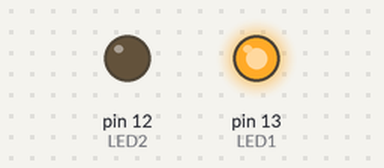
Bench run of a sketch on a simulated Arduino Uno, built with avr-gcc and run on an emulated ATmega328P. On the bench: output pins drawn as LEDs (lit = HIGH).

Above: at 1.0 s.
At 5.0 s:
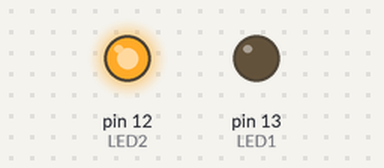
At 7.0 s:
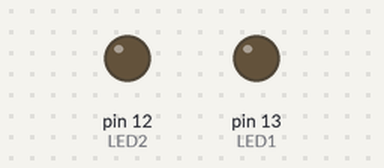
Timing chart, 0 to 10.4 s (numbered marks = the images above):
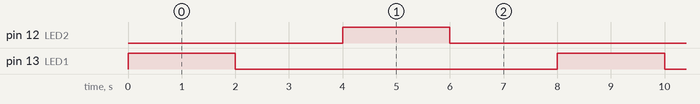

The sketch:

led-on-off.ino
```cpp
// Práctica encender y apagar dos LED
const int LED1=13;
const int LED2=12;
void setup()
{
pinMode(LED1,OUTPUT);
pinMode(LED2,OUTPUT);
}
void loop()
{
digitalWrite(LED1,HIGH);
delay(2000);
digitalWrite(LED1,LOW);
delay(2000);
digitalWrite(LED2,HIGH);
delay(2000);
digitalWrite(LED2,LOW);
delay(2000);
}
```

Measured:
- by itself, pin 12 (LED2), pin 13 (LED1): alternates HIGH for 2.0 s and LOW for 6.0 s
- by itself, everything shown: repeats every 8.0 s, in 4 steps
